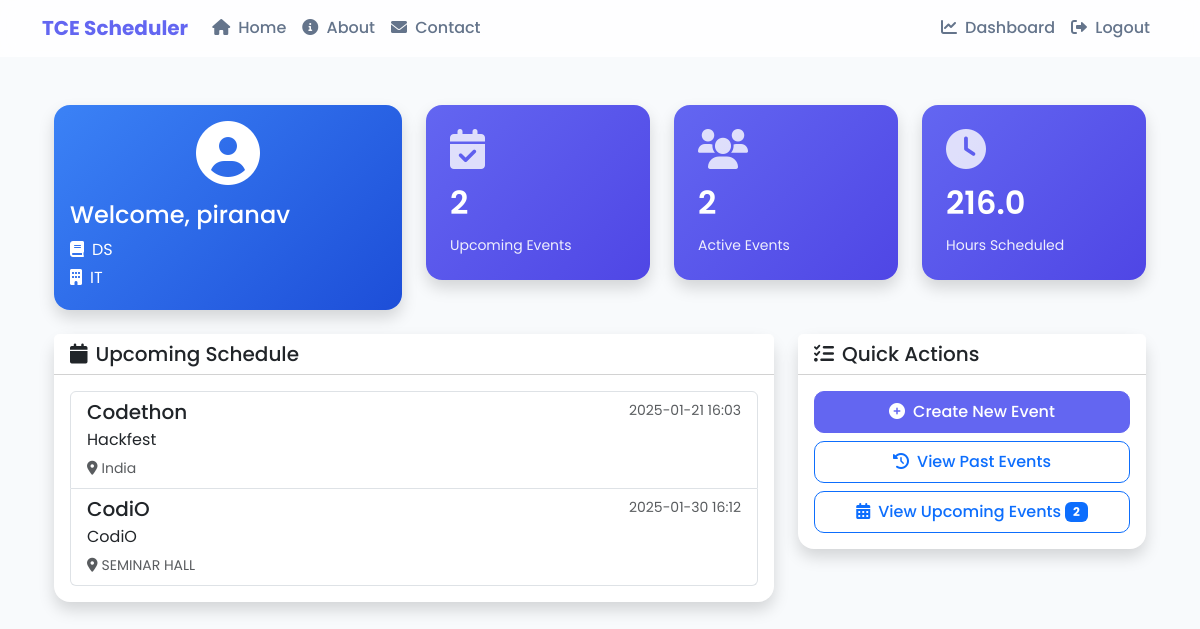
Page /teacher/dashboard (signed in) on the committed database.
### app/models.py (models this page shows, shortened)
class User(db.Model, UserMixin):
    id = db.Column(db.Integer, primary_key=True)
    username = db.Column(db.String(80), unique=True, nullable=False)
    email = db.Column(db.String(120), unique=True, nullable=False)
    password_hash = db.Column(db.String(128))
    role = db.Column(db.String(20), nullable=False)
    created_at = db.Column(db.DateTime, default=datetime.utcnow)
    subject = db.Column(db.String(100))
    department = db.Column(db.String(100))
    student_id = db.Column(db.String(20))
    year_level = db.Column(db.Integer)
    def is_teacher(self):
        return self.role == UserRole.TEACHER.value

class Event(db.Model):
    id = db.Column(db.Integer, primary_key=True)
    title = db.Column(db.String(100), nullable=False)
    description = db.Column(db.Text)
    start_time = db.Column(db.DateTime, nullable=False)
    end_time = db.Column(db.DateTime, nullable=False)
    location = db.Column(db.String(100))
    created_at = db.Column(db.DateTime, default=datetime.utcnow)
    status = db.Column(db.String(20), default='upcoming')  # upcoming, completed, cancelled
    teacher_id = db.Column(db.Integer, db.ForeignKey('user.id'), nullable=False)
    teacher = db.relationship('User', backref='events', foreign_keys=[teacher_id])
    students = db.relationship('User', secondary=event_students, backref='enrolled_events')

### app/routes.py (the view)
@main.route('/teacher/dashboard')
@login_required
def teacher_dashboard():
    if not current_user.is_teacher():
        flash('Access denied. Teachers only.', 'danger')
        return redirect(url_for('main.dashboard_redirect'))
    all_events = Event.query.filter(Event.teacher_id == current_user.id).all()
    upcoming_events = Event.query.filter(
        Event.teacher_id == current_user.id,
        Event.end_time >= datetime.datetime.now()
    ).order_by(Event.start_time.asc()).limit(5).all()
    upcoming_count = len(upcoming_events)
    total_hours = 0
    for event in all_events:
        duration = event.end_time - event.start_time
        hours = duration.total_seconds() / 3600
        total_hours += hours
    return render_template('dashboard_teacher.html',
                         title='Teacher Dashboard',
                         upcoming_events=upcoming_events,
                         upcoming_count=upcoming_count,
                         total_hours=round(total_hours, 1))

### app/models.py (called while the page is built)
@login_manager.user_loader
def load_user(user_id):
    return User.query.get(int(user_id))

### app/templates/dashboard_teacher.html (shortened to what this page needs)
{% extends "base.html" %}
{% block content %}
<div class="container py-4 fade-in">
    <div class="row mb-4">
        <div class="col-md-4">
            <div class="card welcome-card shadow slide-up">
                <div class="card-body">
                    <div class="text-center mb-3">
                        <i class="fas fa-user-circle fa-4x"></i>
                    </div>
                    <h4>Welcome, {{ current_user.username }}</h4>
                    <p class="mb-1"><i class="fas fa-book me-2"></i>{{ current_user.subject }}</p>
                    <p class="mb-1"><i class="fas fa-building me-2"></i>{{ current_user.department }}</p>
                </div>
            </div>
        </div>
        <div class="col-md-8">
            <div class="row">
                <div class="col-md-4">
                    <div class="stat-card shadow slide-up">
                        <i class="fas fa-calendar-check stat-icon"></i>
                        <div class="stat-value">{{ upcoming_count }}</div>
                        <div class="stat-label">Upcoming Events</div>
                    </div>
                </div>
                <div class="col-md-4">
                    <div class="stat-card shadow slide-up">
                        <i class="fas fa-users stat-icon"></i>
                        <div class="stat-value">{{ upcoming_events|length }}</div>
                        <div class="stat-label">Active Events</div>
                    </div>
                </div>
                <div class="col-md-4">
                    <div class="stat-card shadow slide-up">
                        <i class="fas fa-clock stat-icon"></i>
                        <div class="stat-value">{{ total_hours }}</div>
                        <div class="stat-label">Hours Scheduled</div>
                    </div>
                </div>
            </div>
        </div>
    </div>
    <div class="row">
        <div class="col-md-8">
            <div class="card shadow slide-up">
                <div class="card-header bg-white">
                    <h5 class="mb-0"><i class="fas fa-calendar me-2"></i>Upcoming Schedule</h5>
                </div>
                <div class="card-body">
                    {% if upcoming_events %}
                        <div class="list-group">
                            {% for event in upcoming_events %}
                                <div class="list-group-item">
                                    <div class="d-flex w-100 justify-content-between">
                                        <h5 class="mb-1">{{ event.title }}</h5>
                                        <small class="text-muted">{{ event.start_time.strftime('%Y-%m-%d %H:%M') }}</small>
                                    </div>
                                    <p class="mb-1">{{ event.description[:100] }}{% if event.description|length > 100 %}...{% endif %}</p>
                                    <small class="text-muted">
                                        <i class="fas fa-map-marker-alt me-1"></i>{{ event.location }}
                                    </small>
                                </div>
                            {% endfor %}
                        </div>
                    {% else %}
                        <div class="text-center py-4">
                            <i class="fas fa-calendar-times fa-3x mb-3 text-muted"></i>
                            <p class="mb-0">No upcoming events scheduled</p>
                        </div>
                    {% endif %}
                </div>
            </div>
        </div>
        <div class="col-md-4">
            <div class="card shadow slide-up">
                <div class="card-header bg-white">
                    <h5 class="mb-0"><i class="fas fa-tasks me-2"></i>Quick Actions</h5>
                </div>
                <div class="card-body">
                    <div class="d-grid gap-2">
                        <a href="{{ url_for('main.create_event') }}" class="btn btn-primary">
                            <i class="fas fa-plus-circle me-2"></i>Create New Event
                        </a>
                        <a href="{{ url_for('main.past_events') }}" class="btn btn-outline-primary">
                            <i class="fas fa-history me-2"></i>View Past Events
                        </a>
                        <a href="{{ url_for('main.upcoming_events') }}" class="btn btn-outline-primary">
                            <i class="fas fa-calendar-alt me-2"></i>View Upcoming Events
                            <span class="badge bg-primary">{{ upcoming_events|length if upcoming_events else 0 }}</span>
                        </a>
                    </div>
                </div>
            </div>
        </div>
    </div>
</div>
{% endblock %}

### app/static/css/style.css (style rules this page uses)
:root { --primary-color: #6366f1; --secondary-color: #4f46e5; --success-color: #22c55e; --background-color: #f8fafc; --card-background: #ffffff; --text-primary: #1e293b; --text-secondary: #64748b; --border-color: #e2e8f0; }
body.modern-theme { font-family: 'Poppins', sans-serif; background-color: var(--background-color); color: var(--text-primary); }
.card { border: none; border-radius: 16px; background: var(--card-background); box-shadow: 0 4px 6px -1px rgba(0, 0, 0, 0.1), 0 2px 4px -1px rgba(0, 0, 0, 0.06); transition: all 0.3s ease; }
.btn { border-radius: 10px; padding: 0.5rem 1.5rem; font-weight: 500; transition: all 0.3s ease; }
.btn-primary { background-color: var(--primary-color); border-color: var(--primary-color); }
.stat-card { background: linear-gradient(135deg, #6366f1 0%, #4f46e5 100%); color: white; border-radius: 16px; padding: 1.5rem; }
.welcome-card { background: linear-gradient(135deg, #3b82f6 0%, #1d4ed8 100%); color: white; }
.stat-icon { font-size: 2.5rem; opacity: 0.8; }
.stat-value { font-size: 2rem; font-weight: 600; margin: 0.5rem 0; }
.stat-label { font-size: 0.875rem; opacity: 0.9; }

### app/static/css/animations.css (style rules this page uses)
.fade-in { animation: fadeIn 0.5s ease-in; }
.slide-up { animation: slideUp 0.5s ease-out; }

### rows in the picture
User: username "piranav", subject "DS", department "IT"
Event: title "Codethon", start_time "2025-01-21 16:03", description "Hackfest", location "India"
Event: title "CodiO", start_time "2025-01-30 16:12", description "CodiO", location "SEMINAR HALL"

### other values in the picture
{{ upcoming_count }} "2"
{{ upcoming_events|length }} "2"
{{ total_hours }} "216.0"
{{ upcoming_events|length if upcoming_events else 0 }} "2"
